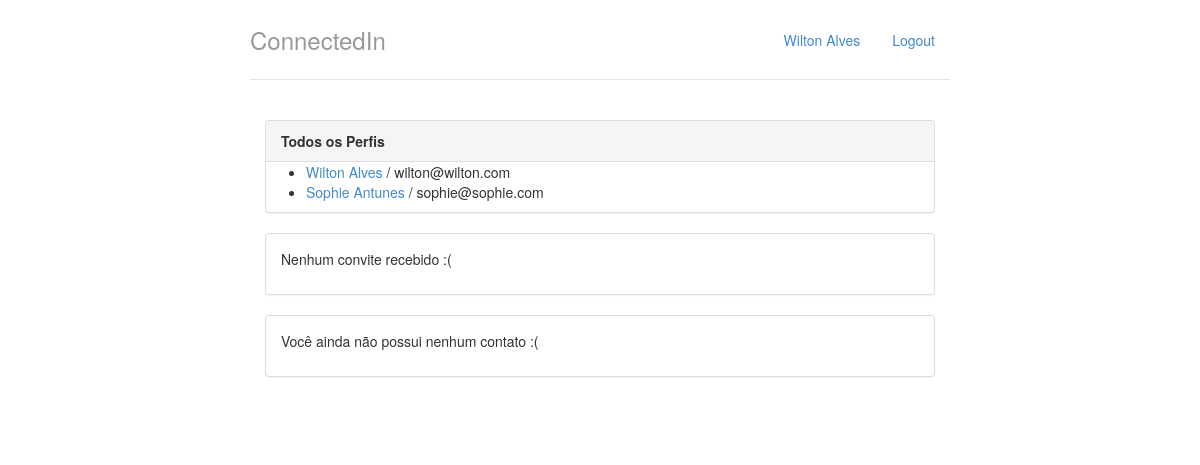
The app's page / (signed in), older data.
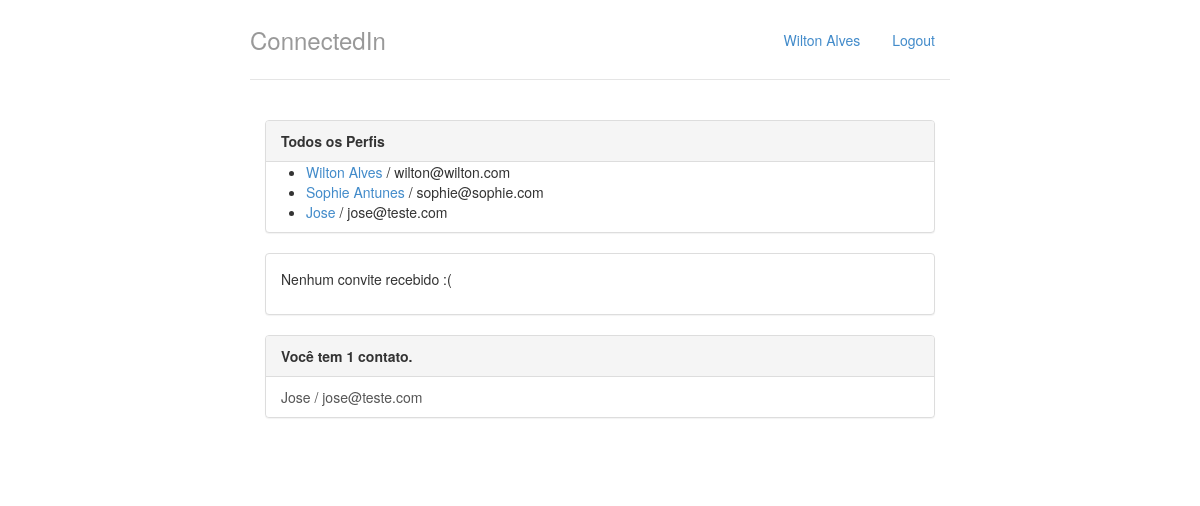
The same page, newer data.
### perfis/models.py (models this page shows, shortened)
class Perfil(models.Model):
    nome = models.CharField(max_length=255, null=False)
    telefone = models.CharField(max_length=15, null=False)
    empresa = models.CharField(max_length=255, null=False)
    contatos = models.ManyToManyField('self')
    usuario = models.OneToOneField(User, related_name="perfil")
    @property
    def email(self):
        return self.usuario.email

### perfis/views.py (the view)
# urls.py: url(r'^$', views.index, name='index'),
@login_required
def index(request):
    return render(request, 'index.html', { 'perfis' : Perfil.objects.all(), 'perfil_logado' : get_perfil_logado(request) })

### perfis/views.py (called while the page is built)
@login_required
def get_perfil_logado(request):
    return request.user.perfil

### perfis/templates/index.html
{% extends "base.html" %}
{% block body %}
<div class="col-lg-12">
    <div class="panel panel-default">
        <div class="panel-heading">
            <strong>Todos os Perfis</strong>
        </div>
        {% if perfis %}
            <ul>
                {% for perfil in perfis %}
                <li><a href="{% url 'exibir' perfil.id %}">{{ perfil.nome }}</a> / {{ perfil.email }}</li>
                {% endfor %}
            </ul>
        {% else %}
            <p>Nenhum perfil encontrado!</p>
        {% endif %}
    </div>
    <div class="panel panel-default">
        {% with total_de_convites=perfil_logado.convites_recebidos.count %}
        {% if total_de_convites %}
            <div class="panel-heading">
                <strong>Você tem {{ total_de_convites }} convite{{ total_de_convites |pluralize }} aguardando aprovação.</strong>
            </div>
            <ul class="list-group">
                {% for convite in perfil_logado.convites_recebidos.all %}
                <li class="list-group-item">
                    {{ convite.solicitante.nome }}
                    <a class="pull-right" href="{% url 'aceitar' convite.id %}">aceitar</a>
                </li>
                {% endfor %}
            </ul>
        {% else %}
            <div class="panel-body">
                <p>Nenhum convite recebido :(</p>
            </div>
        {% endif %}
        {% endwith %}
    </div>
    <div class="panel panel-default">
        {% with total_de_contatos=perfil_logado.contatos.count %}
        {% if total_de_contatos %}
        <div class="panel-heading">
                <strong>Você tem {{ total_de_contatos }} contato{{ total_de_contatos |pluralize }}.</strong>
            </div>
            <ul class="list-group">
                {% for contato in perfil_logado.contatos.all %}
                    <a class="list-group-item" href="{% url 'exibir' contato.id %}">{{ contato.nome }} / {{ contato.email }}</a>
                {% endfor %}
            </ul>
        {% else %}
            <div class="panel-body">
                <p>Você ainda não possui nenhum contato :(</p>
            </div>
        {% endif %}
        {% endwith %}
    </div>
</div>
{% endblock %}

### perfis/templates/base.html (shortened to what this page needs)
{% load staticfiles %}
<!DOCTYPE html>
<html lang="pt-br">
<head>
    <link rel="stylesheet" href="{% static 'styles/bootstrap.css' %}">
    <link rel="stylesheet" href="{% static 'styles/main.css' %}">
</head>
<body>
    <div class="container">
        <div class="header">
            <ul class="nav nav-pills pull-right">
                <li class=""><a href="{% url 'index' %}">{{ perfil_logado.nome }}</a></li>
                <li class=""><a href="{% url 'logout' %}">Logout</a></li>
            </ul>
            <h3 class="text-muted">ConnectedIn</h3>
        </div>
        <div class="row content">
            {% block body %}
            {% endblock %}
        </div>
    </div>
</body>
</html>

### perfis/static/styles/main.css (style rules this page uses)
body { padding-top: 20px; padding-bottom: 20px; }
.header, .content, .footer { padding-left: 15px; padding-right: 15px; }
.header { border-bottom: 1px solid #e5e5e5; }
.header h3 { margin-top: 0; margin-bottom: 0; line-height: 40px; padding-bottom: 19px; }
@media (min-width: 768px) { .container { max-width: 730px; } }
.content { margin: 40px 0; }
@media screen and (min-width: 768px) { .header, .content, .footer { padding-left: 0; padding-right: 0; } }
@media screen and (min-width: 768px) { .header { margin-bottom: 30px; } }

Row changes from the older to the newer data that the page shows:
added Perfil: nome "Jose", email "jose@teste.com"
Text that changed along with them:
{{ total_de_contatos }}: (not shown) → "1"
text no longer shown: "Você ainda não possui nenhum contato :("
text now shown: "Você tem contato ."
